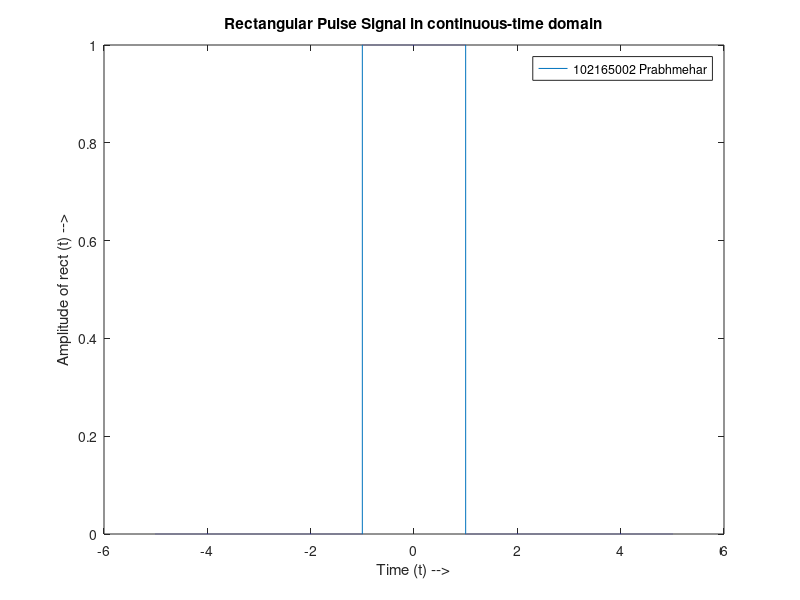
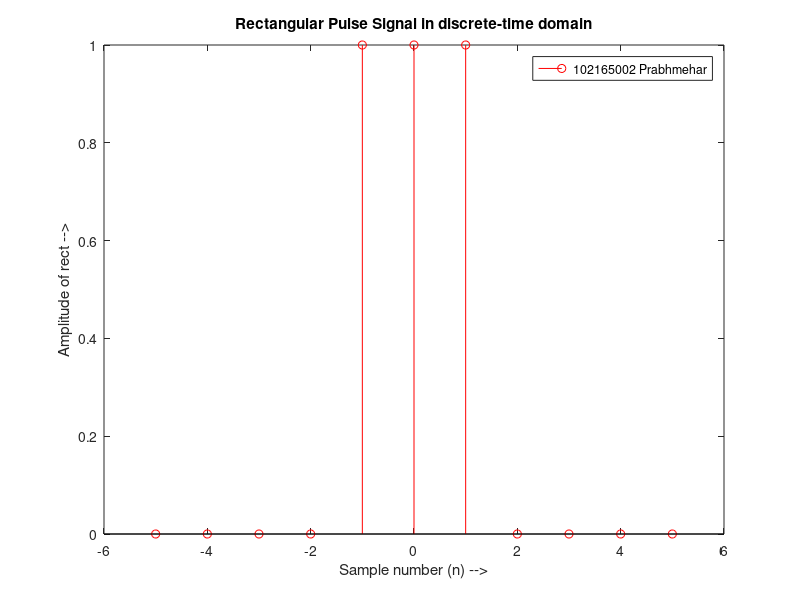

These charts were generated, in order, by the following MATLAB code:
%%% Rectangular Pulse Generation with width=2
t = -5:0.0001:5;             % independent varible decleration
ut1= (t>=-1);                % Advanced unit step signal generation u(t+1)
ut2= (t>=1);                 % Delayed unit ramp signal generation u(t-1)
rect= ut1-ut2;               % Rectangular signal genégation rect (t)
plot (t, rect);              % Plot of unit ramp signal
xlabel ('Time (t) -->');
ylabel ('Amplitude of rect (t) -->');
title ('Rectangular Pulse Signal in continuous-time domain');
legend ('102165002 Prabhmehar');
figure
%%% Rectangular Pulse Generation with width=2
n= -5:1:5;                   % Advanced unit step signal generation u(n+1)
un1 = (n>=-1);               % Delayed unit ramp signal generation u(n-1)
un2= (n>1);                  % Rectangular signal generation rect (n)
rect= un1 - un2;             % Plot of unit ramp signal
stem (n, rect,'r');          % Plot of unit ramp signal
xlabel ('Sample number (n) -->');
ylabel ('Amplitude of rect -->');
title ('Rectangular Pulse Signal in discrete-time domain');
legend ('102165002 Prabhmehar');